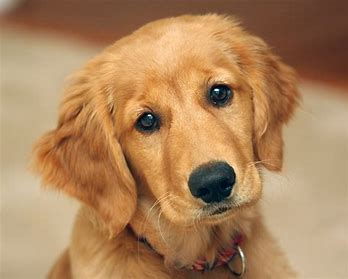
#> input picture puppy.jpeg, 348 x 279 px
$ jupyter execute ImagetoPencilSketch.ipynb
#> lines starting #> are read from the running program, lines starting #| are printed output that depends on the picture
[cell 1]
#IMAGE TO PENCIL SKETCH USING PYTHON (BEGINNER LEVEL TASK 4)

[cell 2]
import cv2
import matplotlib.pyplot as plt

[cell 3]
image = cv2.imread("puppy.jpeg")
#> image is the input picture: shape (279, 348, 3); mean B, G, R 92.6, 132.8, 173.4
plt.imshow(cv2.cvtColor(image, cv2.COLOR_BGR2RGB))
plt.title('Original Image')
plt.axis("off")  # Optional: Turn off axis ticks and labels
plt.show()

[cell 4]
gray_image = cv2.cvtColor(image, cv2.COLOR_BGR2GRAY)
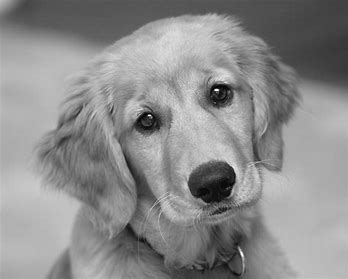
#> gray_image: shape (279, 348); min 0, max 253, mean 140.4
plt.imshow(gray_image, cmap='gray')
plt.title('Grayscale Image')
plt.axis("off")  # Optional: Turn off axis ticks and labels
plt.show()

[cell 5]
inverted_image = 255 - gray_image
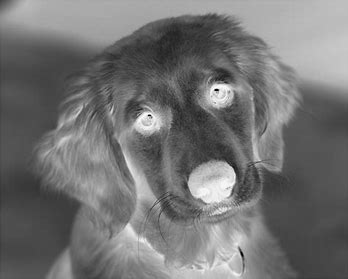
#> inverted_image: shape (279, 348); min 2, max 255, mean 114.6
plt.imshow(inverted_image, cmap="gray")
plt.title('Inverted Image')
plt.axis("off")
plt.show()

[cell 6]
blurred = cv2.GaussianBlur(inverted_image, (21, 21), 0)
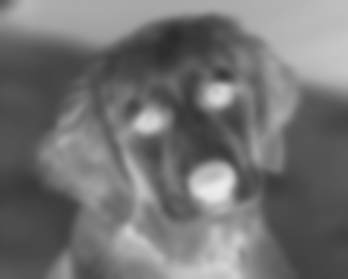
#> blurred: shape (279, 348); min 43, max 235, mean 114.6

[cell 7]
inverted_blurred = 255 - blurred
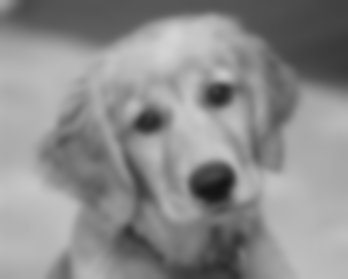
#> inverted_blurred: shape (279, 348); min 20, max 212, mean 140.4
pencil_sketch = cv2.divide(gray_image, inverted_image, scale=256.0)
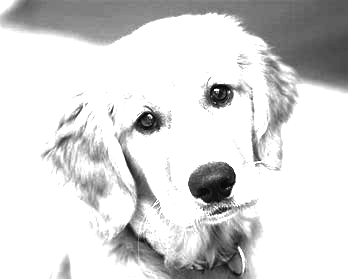
#> pencil_sketch: shape (279, 348); min 0, max 255, mean 215.4
plt.imshow(pencil_sketch, cmap="gray")
plt.title('Pencil Sketch')
plt.axis("off")
plt.show()
